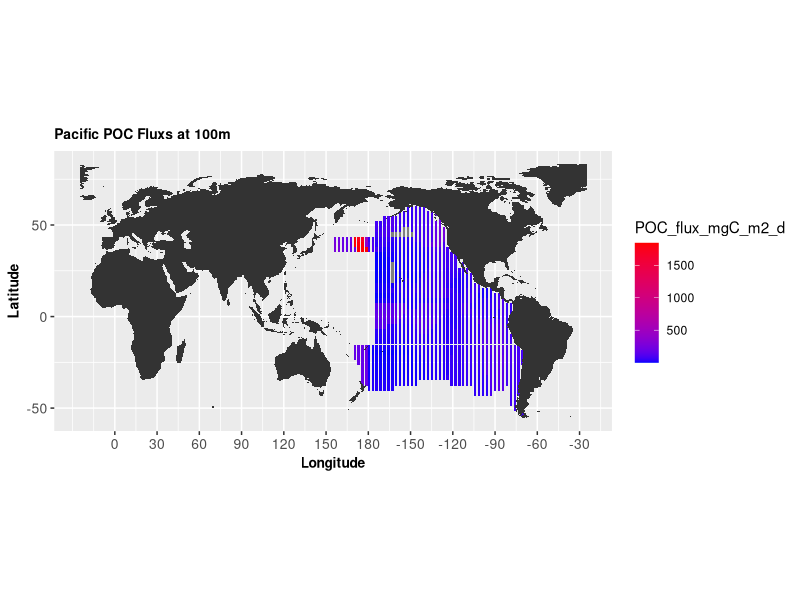
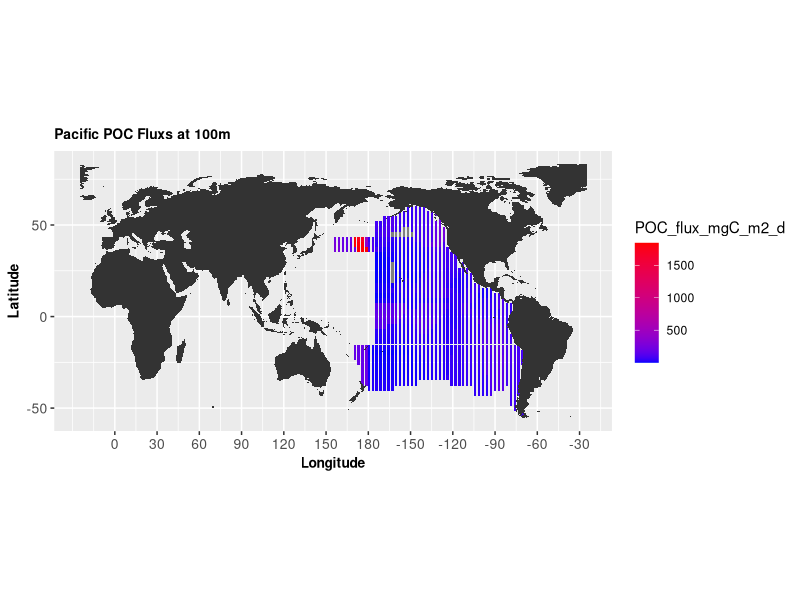

These figures' R source, in order:
###############################################################################
#                                     Kriging 
#------------------------------------------------------------------------------
#                   Perrin Davidson | University of Chicago
###############################################################################
# Libraries -------------------------------------------------------------------
suppressPackageStartupMessages({
  library(readxl) # reading excel
  library(ggplot2) # plotting
  library(maps) # world maps
})

# Do you want to plot? --------------------------------------------------------
printing = 1

############################## Plotting POC Fluxes ############################
# Read in data  ---------------------------------------------------------------
poc_flux <- read_excel("output/flux_100m.xlsx")
colnames(poc_flux) <- c("Longitude", "Latitude", "Depth", "POC_flux_mgC_m2_d")

# Plot ------------------------------------------------------------------------
# Center over Pacific:
poc_flux$Longitude <- ifelse(poc_flux$Longitude < -25, 
                             poc_flux$Longitude + 360, 
                             poc_flux$Longitude)

# Get world data:
world <- map_data('world', wrap=c(-25,335), ylim=c(-55,75)) 

# Plot kriged data at 10m:
ggPOC_flux <- ggplot(poc_flux,
                     aes(x = Longitude, 
                         y = Latitude)) + 
  geom_tile(aes(fill = POC_flux_mgC_m2_d)) + 
  geom_polygon(data = world, 
               aes(x = long, 
                   y = lat, 
                   group = group)) + 
  coord_fixed(1.3) + 
  scale_fill_gradient(low = "blue", high="red") +
  labs(title='Pacific POC Fluxs at 100m', 
       x = "Longitude", 
       y = "Latitude") + 
  theme(plot.title=element_text(size=10, face="bold"), 
        axis.text.x=element_text(size=10), 
        axis.text.y=element_text(size=10),
        axis.title.x=element_text(size=10, face="bold"),
        axis.title.y=element_text(size=10, face="bold")) +
  scale_x_continuous(breaks=seq(0,360,30),
                     labels=c(0,30,60,90,
                              120,150,180,
                              -150,-120,-90,
                              -60,-30,0))
print(ggPOC_flux)

if (printing == 1) {
  ggsave('figures/poc_flux_100m.pdf', 
         width = 7, 
         height = 3, 
         dpi = 300)
}

# Remove misc:
rm(ggPOC_flux,
   printing,
   world)

###############################################################################
#                                  End Program
###############################################################################